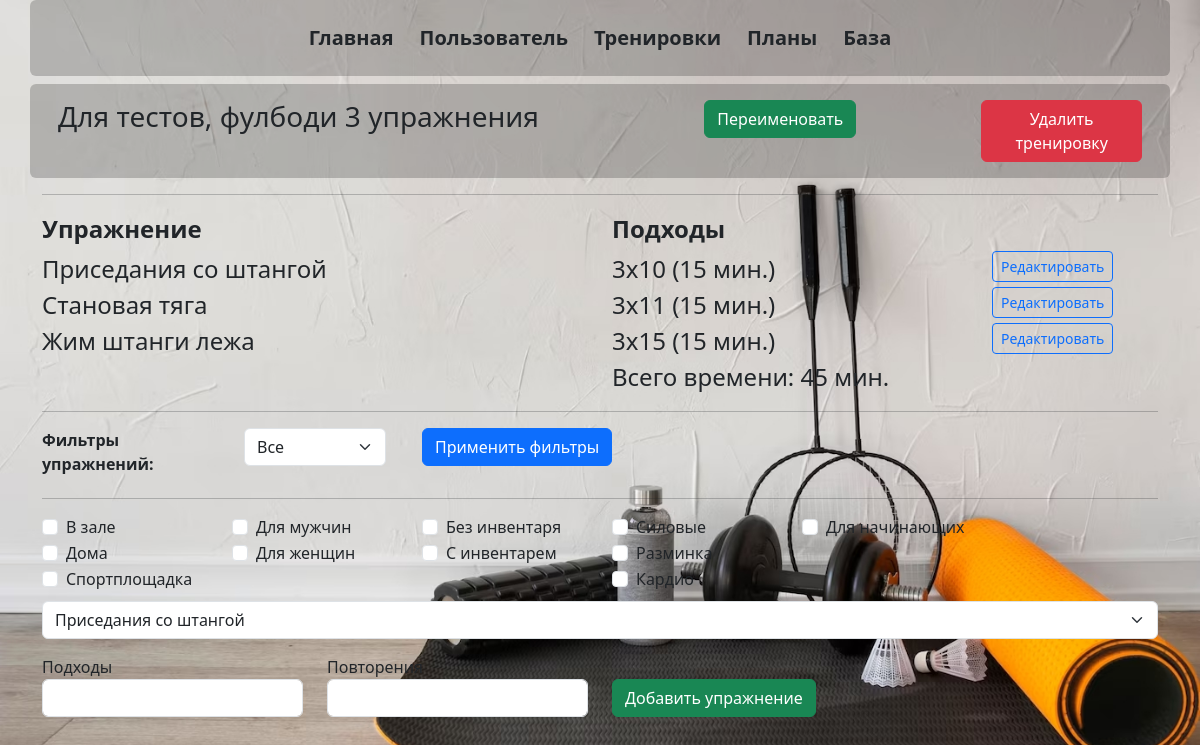
/edit_train/1, run on the app's committed database.
### _models.py (models this page shows, shortened)
class Training(db.Model):
    __tablename__ = 'trainings'
    training_id = db.Column(db.Integer, primary_key=True)
    name = db.Column(db.String(50), nullable=False)
    exercises = relationship('Exercise', secondary='training_exercises', overlaps="trainings")
    user_trainings = relationship('UserTraining', back_populates='training')
    plans = relationship('Plan', secondary='plan_trainings', back_populates='trainings')

class Exercise(db.Model):
    __tablename__ = 'exercises'
    exercise_id = db.Column(db.Integer, primary_key=True)
    name = db.Column(db.String(50), nullable=False)
    target = db.Column(db.String(20), default='')
    description = db.Column(db.String(300), nullable=False)
    difficulty = db.Column(db.Integer, nullable=False)
    time_per_set = db.Column(db.Integer, nullable=False)
    counter = db.Column(db.Integer, default=0)
    filters = db.Column(JSON, default=[])  # LOCATION_FILTERS.keys
    user_training_exercises = relationship('UserTrainingExercise', back_populates='exercise')
    muscles = relationship('Muscle', secondary='exercise_muscles')
    training = db.relationship('Training', secondary='training_exercises', overlaps="exercises")
    training_exercises = relationship('TrainingExercise', back_populates='exercise')

### main.py (the view)
@app.route('/edit_train/<int:train_id>', methods=['POST', 'GET'])
def edit_train(train_id):
    config_filters = config.FILTER_LIST # основные фильтры из конфига (список списков)
    config_filter_targets = config.FILTER_TARGETS   # список фильтров таргета - групп мышц
    train = Training.query.get(train_id)  # нахожу тренировку по ID которое передано в роуте
    exercise_filter_list = session.get('exercise_filter_list', [])  # загрузка списка фильтров из сессии, или пустой
    target_filter = session.get('target_filter','-1')   # загрузка фильтра таргета из сессии, по умолч -1 (все)
    group_conditions = []
    for group in exercise_filter_list:
        group_condition = or_(*[Exercise.filters.contains(filter) for filter in group])
        group_conditions.append(group_condition)
    combined_condition = and_(*group_conditions)
    filtered_exercises = Exercise.query.filter(combined_condition).all()
    if int(target_filter) >= 0:
        target_filter_name = config_filter_targets[int(target_filter)+1]
        exercises = [ex for ex in filtered_exercises if ex.target == target_filter_name]    # отбираю по полю таргет
    else:
        exercises = filtered_exercises  # если фильтр -1 (все) то не фильтрую
    if train:
        session['train'] = train
        te_info_list = get_training_connections(train.training_id) # функция для получения связанных с тренировкой полей
        session['te_info_list'] = te_info_list
    total_time = 0
    for te_info in te_info_list:
        total_time += te_info[0].time_per_set * te_info[1]
    return render_template('edit_train.html', train=train, te_info_list=te_info_list,
                           exercises=exercises, config_filters=config_filters, exercise_filter_list=exercise_filter_list,
                           config_filter_targets=config_filter_targets, target_filter=target_filter, total_time=total_time)

### _logic.py (called while the page is built)
def get_training_connections(train_id):   # te_info = [te, sets, repetitions] (te- Exercise)
    train = Training.query.get(train_id)
    te_info_list = []
    for te in train.exercises:  # для каждого упражнения te из цикла по training.exercises (класса Training)
        training_exercise = TrainingExercise.query.filter_by(training_id=train.training_id,
                                                             exercise_id=te.exercise_id).first()
        if training_exercise:  # и выбираем связанные сеты повторы и веса (которые 0 по умолчанию)
            sets = training_exercise.sets
            repetitions = training_exercise.repetitions
            te_info = [te, sets, repetitions]
            te_info_list.append(te_info)
    return te_info_list

### templates/edit_train.html (shortened to what this page needs)
{% extends 'base.html' %}
{% block body %}
<div class="row mb-1 p-3 bg-opacity-20 rounded-2">
            <div class="col-7">
                <h3>{{train.name}}</h3>
            </div>
            <div class="col-3">
                <button type="button" class="btn btn-success" data-bs-toggle="modal" data-bs-target="#rename_train">Переименовать</button>
            </div>
            <div class="col-2">
                <button type="button" class="btn btn-danger" data-bs-toggle="modal" data-bs-target="#delete_train">Удалить тренировку</button>
            </div>
        </div>
<hr>
<section >
{% if te_info_list %}
    <div class="row mb-1 ">
                <div class="col-6 fs-4">
                    <b>Упражнение</b>
                </div>
                <div class="col-3 fs-4">
                    <b>Подходы</b>
                </div>
                <div class="col-3">
                </div>
    </div>
    <div class="row mb-1">
        {% for te_info in te_info_list %}
                <div class="col-6 fs-4">
                    {{te_info[0].name}}
                </div>
                <div class="col-4 fs-4">
                    {{te_info[1]}}x{{te_info[2]}} ({{te_info[0].time_per_set*te_info[1]}} мин.)
                </div>
                <div class="col-2">
                    <button type="button" class="btn btn-outline-primary btn-sm" data-bs-toggle="modal" data-bs-target="#confirmDelete{{ te_info[0].exercise_id }}">Редактировать</button>
                </div>
        {% endfor %}
                <div class="col-6 fs-4">
                </div>
                <div class="col-4 fs-4">
                   Всего времени:  {{total_time}} мин.
                </div>
                <div class="col-2">
                </div>
    </div>
{% else %} <h4>В этой тренировке пока нет упражнений</h4>
{% endif %}
</section>
<hr>
<form action="/get_exercise_filter_list" method="post">
    <div class="row mb-0">
        <div class="col-2">
            <b>Фильтры упражнений:</b>
        </div>
        <div class="col-2">
            <div class="container-fluid">
            <select name="select_target" id="select_target" class="form-select form-select-md mb-3 me-2" aria-label=".form-select-md example">>
                {% for num in range(config_filter_targets|length) %}
                    <option value="{{num-1}}" {% if target_filter|int+1 == num %} selected {% endif %}>{{config_filter_targets[num]}}
                {% endfor %}
            </select>
            </div>
        </div>
        <div class="col-2">
            <input type="submit" class="btn btn-primary" value="Применить фильтры">
        </div>
    </div>
    <hr>
    <div class="row mb-2">
                {% for i in range(config_filters|length) %}
        <div class="col-2">
                    {% for key, filter in config_filters[i].items() %}
                        <div class="form-check">
                            <input class="form-check-input" type="checkbox" name="filters{{i+1}}" value="{{key}}" id="chk_{{key}}" {% if key in exercise_filter_list[i]  %} checked {% endif %}>
                            <label class="form-check-label" for="chk_{{key}}">
                               {{filter}}
                            </label>
                        </div>
                    {% endfor %}
        </div>
                {% endfor %}
    </div>
</form>
<form action="/train_add_ex" method="post">
        <select name="select_exercise" id="select_exercise" class="form-select form-select-md mb-3 me-2" aria-label=".form-select-md example">>
                {% for ex in exercises %}
                    <option value="{{ex.exercise_id}}">{{ex.name}}
                {% endfor %}
        </select>
            <div class="row mb-2">
            <div class="col-3">
                Подходы <br>
                <input type="number" name="sets" id="sets" class="form-control mb-2" required>
            </div>
            <div class="col-3">
                Повторения <br>
                <input type="number" name="reps" id="reps" class="form-control mb-2" required><br>
            </div>
            <div class="col-3">
                <br>
                <input type="submit" class="btn btn-success" value="Добавить упражнение">
            </div>
            </div>
</form>
{% endblock %}

### static/css/main.css (style rules this page uses)
body { background-image: url('../imgs/background.jpg'); background-size: cover; background-repeat: no-repeat; background-attachment: fixed; }
.bg-opacity-20 { background-color: rgba(0, 0, 0, 0.2); }

### data on the page
Training: name "Для тестов, фулбоди 3 упражнения"
Exercise: name "Приседания со штангой", te_info "3", te_info "10", te_info[0].time_per_set*te_info[1] "15"
Exercise: name "Становая тяга", te_info "3", te_info "11", te_info[0].time_per_set*te_info[1] "15"
Exercise: name "Жим штанги лежа", te_info "3", te_info "15", te_info[0].time_per_set*te_info[1] "15"

### other printed values
{{ total_time }} "45"
{{ filter }} "В зале" "Дома" "Спортплощадка" "Для мужчин" "Для женщин" "Без инвентаря" "С инвентарем" "Силовые" "Разминка" "Кардио" "Для начинающих"
form field select_target "Все"
form field select_exercise "Приседания со штангой"
